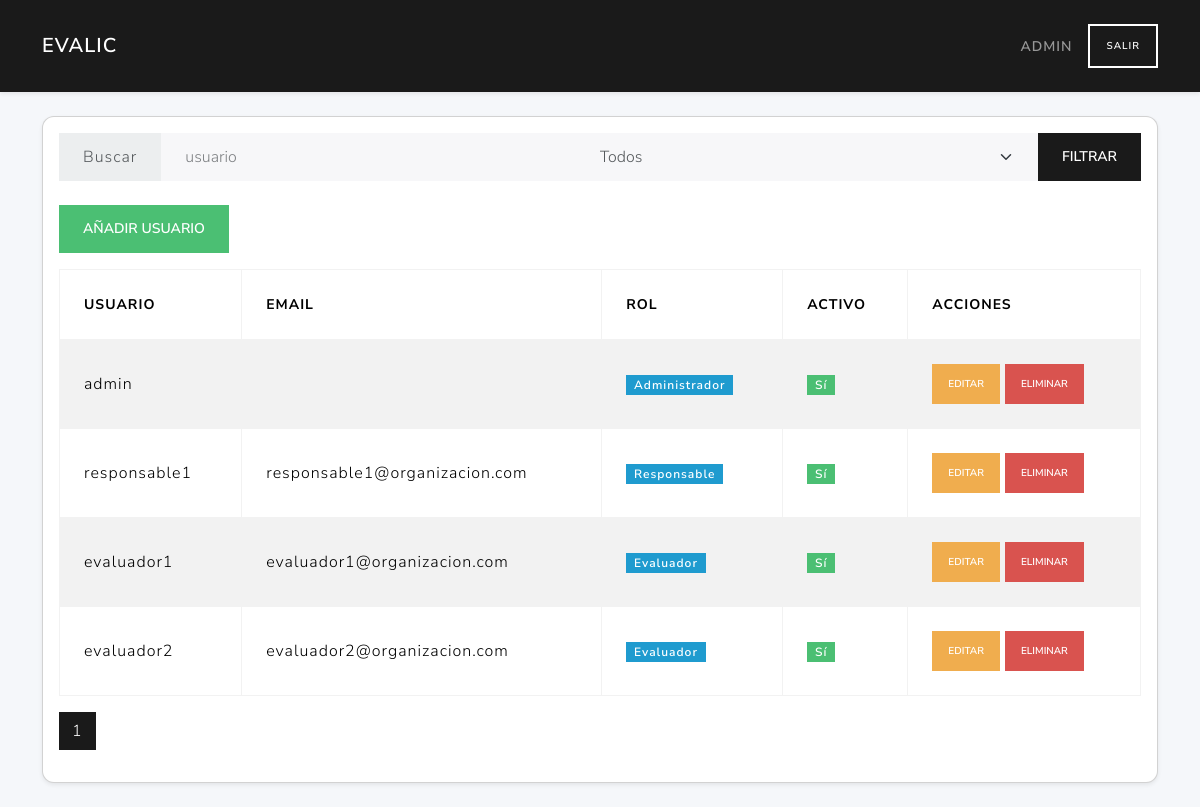
Page /useradmin (signed in) on the earlier database version.
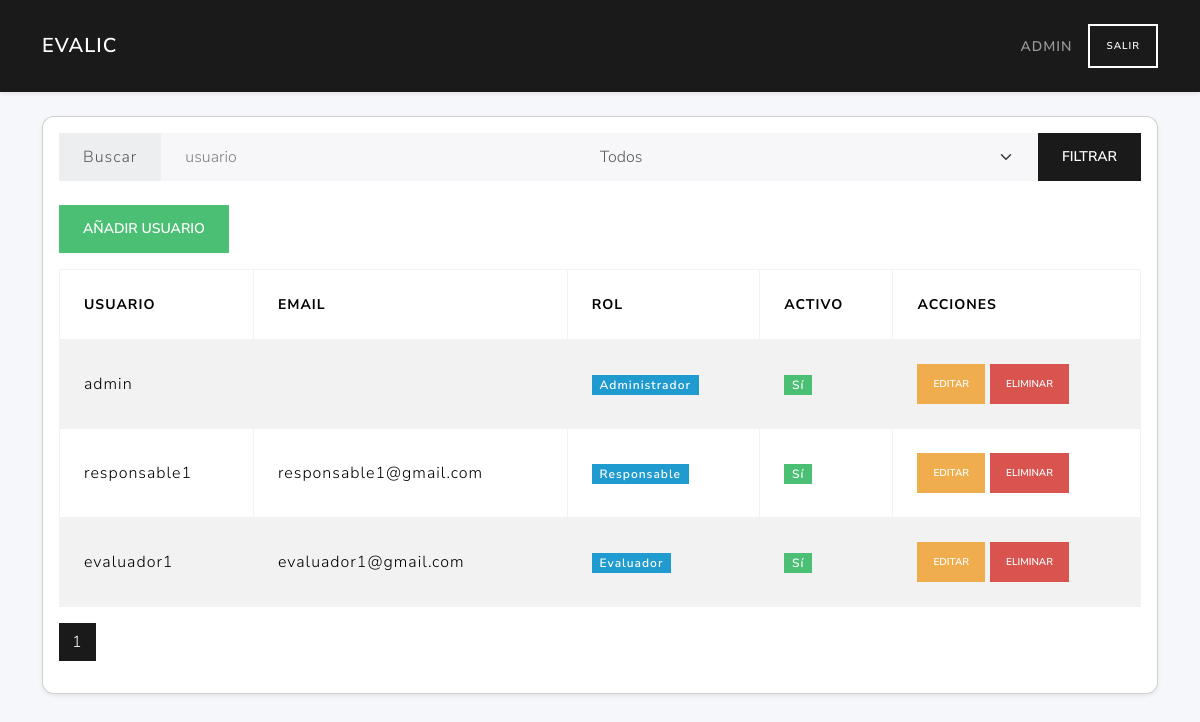
Same page on the later database version.
### tables this page shows
CREATE TABLE users (
        id INTEGER PRIMARY KEY AUTOINCREMENT,
        username TEXT UNIQUE NOT NULL,
        email TEXT,
        password TEXT NOT NULL,
        role_id INTEGER NOT NULL,
        active INTEGER NOT NULL DEFAULT 1,
        FOREIGN KEY(role_id) REFERENCES roles(id)
    );

CREATE TABLE roles (
        id INTEGER PRIMARY KEY AUTOINCREMENT,
        description TEXT NOT NULL UNIQUE
    );

### routes/user_routes.py (the view)
@user_bp.route('useradmin')
def dashboard():
    if 'user_id' not in session or session.get('role_id') != 1:
        return redirect(url_for('auth.login'))
    db = get_db(current_app)
    admin_id = get_role_id(db, 'administrador')
    if session.get('role_id') != admin_id:
        return "Acceso denegado", 403
    search = request.args.get('search','').strip()
    selected = request.args.get('role_id','')
    role_id = int(selected) if selected.isdigit() else None
    page = int(request.args.get('page',1))
    data = list_users(db, search, role_id, page)
    return render_template('usuarios/useradmin.html',
        users=data['users'],
        roles=data['roles'],
        page=page,
        total_pages=data['pages'],
        search=search,
        selected_role=selected
    )

### app.py (called while the page is built)
def create_app():
    app = Flask(__name__)
    app.permanent_session_lifetime = timedelta(hours=1)  # Sesión permanente por 1 hora
    app.config.from_object(Config)
    @app.context_processor
    def utility_processor():
        from flask import request, url_for
        def url_for_other_page(page):
            args = request.args.copy()
            args['page'] = page
            return url_for('licitaciones.index', **args)
        return dict(url_for_other_page=url_for_other_page)
    app.teardown_appcontext(close_connection)
    with app.app_context():
        init_db(app)
    app.register_blueprint(auth_bp)
    app.register_blueprint(user_bp)
    app.register_blueprint(licitaciones_bp)
    app.register_blueprint(ofertas_bp)
    app.register_blueprint(licitantes_bp)
    app.register_blueprint(evaluador_bp)
    app.register_blueprint(criterios_bp)
    return app

### models/dao.py (called while the page is built)
def close_connection(exception):
    db = getattr(g, '_database', None)
    if db is not None:
        db.close()

def get_roles(db):
    return db.execute("SELECT id,description FROM roles").fetchall()

### templates/usuarios/useradmin.html (shortened to what this page needs)
{% extends "base.html" %}
{% block content %}
<div class="card shadow-sm">
  <div class="card-body">
    <form method="get" class="input-group mb-4">
      <span class="input-group-text">Buscar</span>
      <input type="text" name="search" class="form-control" placeholder="usuario" value="{{ search }}">
      <select name="role_id" class="form-select">
        <option value="">Todos</option>
      </select>
      <button class="btn btn-primary" type="submit">Filtrar</button>
    </form>
    <div class="d-flex justify-content-between mb-3">
      <button class="btn btn-success" data-bs-toggle="modal" data-bs-target="#modalAddUser">
        Añadir Usuario
      </button>
    </div>
    <table class="table table-striped align-middle table-bordered">
      <thead>
        <tr>
          <th>Usuario</th>
          <th>Email</th>
          <th>Rol</th>
          <th>Activo</th>
          <th>Acciones</th>
        </tr>
      </thead>
      <tbody>
        {% for user in users %}
        <tr>
          <td>{{ user.username }}</td>
          <td>{{ user.email }}</td>
          <td><span class="badge bg-info">{{ user.role_description }}</span></td>
          {% if user.active %}
            <td><span class="badge bg-success">Sí</span></td>
          {% else %}
            <td><span class="badge bg-secondary">No</span></td>
          {% endif %}
          <td>
            <button class="btn btn-sm btn-warning"
                    data-bs-toggle="modal" data-bs-target="#modalEditUser"
                    data-user-id="{{ user.id }}"
                    data-username="{{ user.username }}"
                    data-email="{{ user.email }}"
                    data-role-id="{{ user.role_id }}"
                    data-active="{{ 'true' if user.active else 'false' }}">
              Editar
            </button>
            <form id="del{{ user.id }}" method="post"
                  action="{{ url_for('user.delete_user_route', user_id=user.id) }}"
                  class="d-inline">
              <button type="button" class="btn btn-sm btn-danger"
                      onclick="confirmDelete('{{ user.username }}', 'del{{ user.id }}')">
                Eliminar
              </button>
            </form>
          </td>
        </tr>
        {% endfor %}
      </tbody>
    </table>
    <nav>
      <ul class="pagination">
        {% for p in range(1, total_pages+1) %}
          <li class="page-item {% if p==page %}active{% endif %}">
            <a class="page-link"
               href="{{ url_for('user.dashboard') }}?page={{ p }}&search={{ search }}&role_id={{ selected_role }}">
              {{ p }}
            </a>
          </li>
        {% endfor %}
      </ul>
    </nav>
  </div>
</div>
{% endblock %}

### templates/base.html (shortened to what this page needs)
<!doctype html>
<html lang="es">
<head>
  <link href="https://cdn.jsdelivr.net/npm/bootswatch@5.3.0/dist/lux/bootstrap.min.css"
        rel="stylesheet">
</head>
<body>
  <nav class="navbar navbar-expand-lg navbar-dark bg-primary shadow-sm">
    <div class="container">
    {% if session.get('role_id') == 1 %}
      <a class="navbar-brand" href="{{ url_for('user.dashboard') }}">EvaLic</a>
    {% elif session.get('role_id') == 2 %}
      <a class="navbar-brand" href="{{ url_for('licitaciones.index') }}">EvaLic</a>
    {% elif session.get('role_id') == 3 %}
      <a class="navbar-brand" href="{{ url_for('evaluador.index') }}">EvaLic</a>
    {% else %}
      <a class="navbar-brand" href="{{ url_for('auth.login') }}">EvaLic</a>
    {% endif %}
      {% if session.get('username') %}
      <div class="ms-auto d-flex align-items-center">
        <span class="navbar-text me-3">{{ session['username'] }}</span>
        <a class="btn btn-outline-light btn-sm"
           href="{{ url_for('auth.do_logout') }}">Salir</a>
      </div>
      {% endif %}
    </div>
  </nav>
  <main class="container py-4">
    {% block content %}{% endblock %}
  </main>
</body>
</html>

Differences in the rows shown:
removed users: username "evaluador2", email "evaluador2@organizacion.com", role_description "Evaluador", active "Sí"
changed users "responsable1": email "responsable1@organizacion.com" → "responsable1@gmail.com"
changed users "evaluador1": email "evaluador1@organizacion.com" → "evaluador1@gmail.com"
